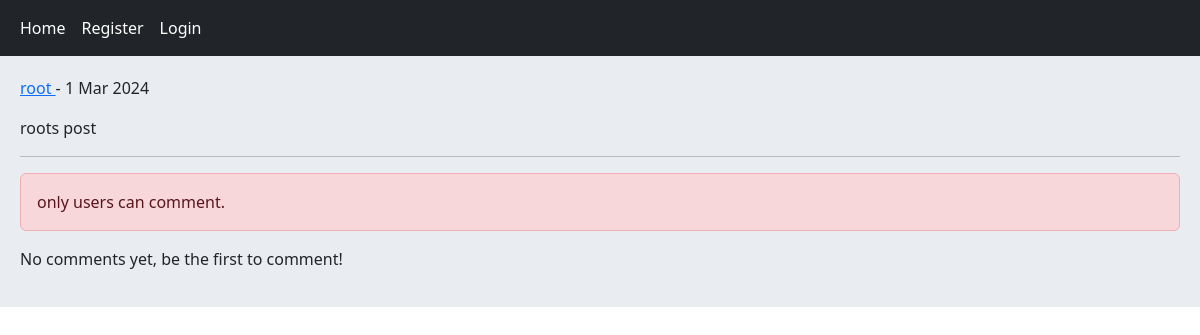
The page /post/3/roots-post/ on the database its author committed.
### home/models.py (models this page shows, shortened)
class Post(models.Model):
    user = models.ForeignKey(User, on_delete=models.CASCADE, related_name='posts')
    body = models.TextField()
    slug = models.SlugField()
    created = models.DateTimeField(auto_now_add=True)
    updated = models.DateTimeField(auto_now=True)
    class Meta:
        ordering = ['-created']

### home/views.py (the view, shortened to what this page needs)
# urls.py: path('post/<int:post_id>/<slug:post_slug>/', views.PostDetailView.as_view(), name='post_detail'),
class PostDetailView(View):
    form_class = CommentCreateForm
    form_class_reply = CommentReplyForm
    def setup(self, request, *args, **kwargs):
        self.post_instance = get_object_or_404(Post, pk=kwargs['post_id'], slug=kwargs['post_slug'])
        return super().setup(request, *args, **kwargs)
    def get(self, request, *args, **kwargs):
        comments = self.post_instance.pcomments.filter(is_reply=False)
        return render(request, 'home/detail.html', {'post':self.post_instance, 'comments':comments, 'form':self.form_class, 'reply_form':self.form_class_reply})

### home/templates/home/detail.html (shortened to what this page needs)
{% extends "base.html" %}
{% block content %}
    <p><a href="{% url 'account:user_profile' post.user.id %}"> {{ post.user.username }} </a> - {{ post.updated|date:"j M Y" }}</p>
    <p> {{ post.body }} </p><hr/>
    {% if request.user.is_authenticated %}
        <form action="" method="post">
            {% csrf_token %}
            {{ form.as_p }}
            <input type="submit" value="send">
        </form> <br/>
    {% else %}
        <p class="alert alert-danger"> only users can comment.</p>
    {% endif %}
    {% for comment in comments %}
        <div class="card bg-dark text-white">
            <p class="card-header">{{ comment.user }} | {{ comment.created|timesince }} ago </p>
            <p class="card-body">{{ comment.body }}</p>
            {% if request.user.is_authenticated %}
                <form action="{% url 'home:add_reply' post.id comment.id %}" method="post">
                    {% csrf_token %}
                    {{ form.as_p }}
                    <input type="submit" value="send">
                </form> <br/>
            {% endif %}
            {% with replies=comment.rcomments.all %}
                {% for reply in replies %}
                    <p class="bg-primary p-3 m-2">{{ reply.user }} <br/> {{ reply.body }} </p>
                {% endfor %}
            {% endwith %}
        </div><br/>
    {% empty %}
        <p> No comments yet, be the first to comment! </p>
    {% endfor %}
{% endblock content %}

### rows shown on the page
Post: user.username "root", updated "1 Mar 2024", body "roots post"
